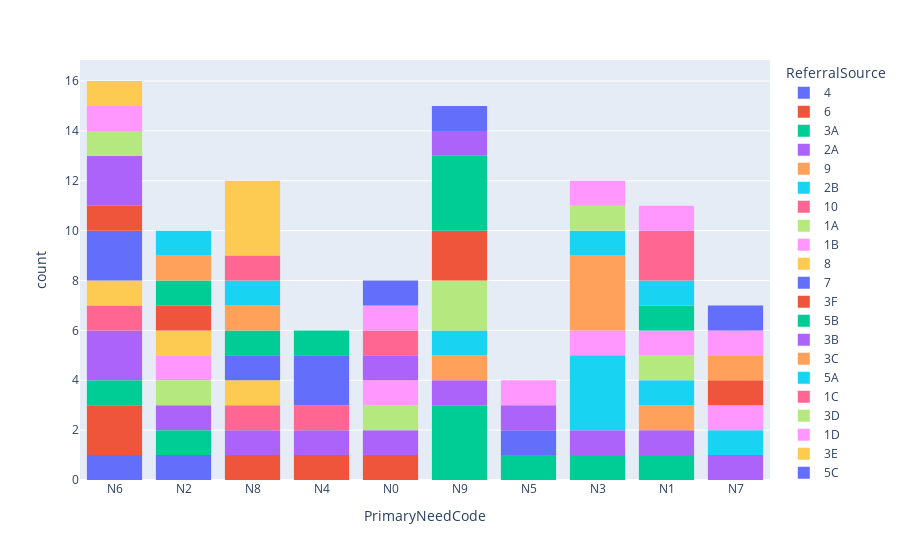

Here is the notebook cell this chart was saved with:
### Code cell
bar_2 = px.histogram(cin, x = 'PrimaryNeedCode', color = 'ReferralSource')
bar_2.show()

### Figure 1 — Plotly figure (JSON) as saved in the notebook; plotly's stock layout.template omitted (floating-point values rounded to 4 significant figures)
{"data": [{"bingroup": "x", "hovertemplate": "ReferralSource=4<br>PrimaryNeedCode=%{x}<br>count=%{y}<extra></extra>", "legendgroup": "4", "marker": {"color": "#636efa", "pattern": {"shape": ""}}, "name": "4", "orientation": "v", "showlegend": true, "type": "histogram", "x": ["N6", "N2"], "xaxis": "x", "yaxis": "y"}, {"bingroup": "x", "hovertemplate": "ReferralSource=6<br>PrimaryNeedCode=%{x}<br>count=%{y}<extra></extra>", "legendgroup": "6", "marker": {"color": "#EF553B", "pattern": {"shape": ""}}, "name": "6", "orientation": "v", "showlegend": true, "type": "histogram", "x": ["N8", "N6", "N4", "N0", "N6"], "xaxis": "x", "yaxis": "y"}, {"bingroup": "x", "hovertemplate": "ReferralSource=3A<br>PrimaryNeedCode=%{x}<br>count=%{y}<extra></extra>", "legendgroup": "3A", "marker": {"color": "#00cc96", "pattern": {"shape": ""}}, "name": "3A", "orientation": "v", "showlegend": true, "type": "histogram", "x": ["N9", "N2", "N9", "N9", "N5", "N6", "N3", "N1"], "xaxis": "x", "yaxis": "y"}, {"bingroup": "x", "hovertemplate": "ReferralSource=2A<br>PrimaryNeedCode=%{x}<br>count=%{y}<extra></extra>", "legendgroup": "2A", "marker": {"color": "#ab63fa", "pattern": {"shape": ""}}, "name": "2A", "orientation": "v", "showlegend": true, "type": "histogram", "x": ["N4", "N3", "N1", "N8", "N0", "N2", "N6", "N9", "N7", "N6"], "xaxis": "x", "yaxis": "y"}, {"bingroup": "x", "hovertemplate": "ReferralSource=9<br>PrimaryNeedCode=%{x}<br>count=%{y}<extra></extra>", "legendgroup": "9", "marker": {"color": "#FFA15A", "pattern": {"shape": ""}}, "name": "9", "orientation": "v", "showlegend": true, "type": "histogram", "x": ["N9", "N1"], "xaxis": "x", "yaxis": "y"}, {"bingroup": "x", "hovertemplate": "ReferralSource=2B<br>PrimaryNeedCode=%{x}<br>count=%{y}<extra></extra>", "legendgroup": "2B", "marker": {"color": "#19d3f3", "pattern": {"shape": ""}}, "name": "2B", "orientation": "v", "showlegend": true, "type": "histogram", "x": ["N3", "N1", "N7", "N3", "N3", "N9"], "xaxis": "x", "yaxis": "y"}, {"bingroup": "x", "hovertemplate": "ReferralSource=10<br>PrimaryNeedCode=%{x}<br>count=%{y}<extra></extra>", "legendgroup": "10", "marker": {"color": "#FF6692", "pattern": {"shape": ""}}, "name": "10", "orientation": "v", "showlegend": true, "type": "histogram", "x": ["N8", "N6", "N4"], "xaxis": "x", "yaxis": "y"}, {"bingroup": "x", "hovertemplate": "ReferralSource=1A<br>PrimaryNeedCode=%{x}<br>count=%{y}<extra></extra>", "legendgroup": "1A", "marker": {"color": "#B6E880", "pattern": {"shape": ""}}, "name": "1A", "orientation": "v", "showlegend": true, "type": "histogram", "x": ["N9", "N0", "N2", "N1", "N9"], "xaxis": "x", "yaxis": "y"}, {"bingroup": "x", "hovertemplate": "ReferralSource=1B<br>PrimaryNeedCode=%{x}<br>count=%{y}<extra></extra>", "legendgroup": "1B", "marker": {"color": "#FF97FF", "pattern": {"shape": ""}}, "name": "1B", "orientation": "v", "showlegend": true, "type": "histogram", "x": ["N1", "N2", "N0", "N7", "N3"], "xaxis": "x", "yaxis": "y"}, {"bingroup": "x", "hovertemplate": "ReferralSource=8<br>PrimaryNeedCode=%{x}<br>count=%{y}<extra></extra>", "legendgroup": "8", "marker": {"color": "#FECB52", "pattern": {"shape": ""}}, "name": "8", "orientation": "v", "showlegend": true, "type": "histogram", "x": ["N6", "N8", "N2"], "xaxis": "x", "yaxis": "y"}, {"bingroup": "x", "hovertemplate": "ReferralSource=7<br>PrimaryNeedCode=%{x}<br>count=%{y}<extra></extra>", "legendgroup": "7", "marker": {"color": "#636efa", "pattern": {"shape": ""}}, "name": "7", "orientation": "v", "showlegend": true, "type": "histogram", "x": ["N6", "N8", "N6", "N4", "N5", "N4"], "xaxis": "x", "yaxis": "y"}, {"bingroup": "x", "hovertemplate": "ReferralSource=3F<br>PrimaryNeedCode=%{x}<br>count=%{y}<extra></extra>", "legendgroup": "3F", "marker": {"color": "#EF553B", "pattern": {"shape": ""}}, "name": "3F", "orientation": "v", "showlegend": true, "type": "histogram", "x": ["N9", "N7", "N6", "N2", "N9"], "xaxis": "x", "yaxis": "y"}, {"bingroup": "x", "hovertemplate": "ReferralSource=5B<br>PrimaryNeedCode=%{x}<br>count=%{y}<extra></extra>", "legendgroup": "5B", "marker": {"color": "#00cc96", "pattern": {"shape": ""}}, "name": "5B", "orientation": "v", "showlegend": true, "type": "histogram", "x": ["N8", "N9", "N9", "N2", "N1", "N9", "N4"], "xaxis": "x", "yaxis": "y"}, {"bingroup": "x", "hovertemplate": "ReferralSource=3B<br>PrimaryNeedCode=%{x}<br>count=%{y}<extra></extra>", "legendgroup": "3B", "marker": {"color": "#ab63fa", "pattern": {"shape": ""}}, "name": "3B", "orientation": "v", "showlegend": true, "type": "histogram", "x": ["N6", "N0", "N5", "N6", "N9"], "xaxis": "x", "yaxis": "y"}, {"bingroup": "x", "hovertemplate": "ReferralSource=3C<br>PrimaryNeedCode=%{x}<br>count=%{y}<extra></extra>", "legendgroup": "3C", "marker": {"color": "#FFA15A", "pattern": {"shape": ""}}, "name": "3C", "orientation": "v", "showlegend": true, "type": "histogram", "x": ["N3", "N2", "N7", "N3", "N8", "N3"], "xaxis": "x", "yaxis": "y"}, {"bingroup": "x", "hovertemplate": "ReferralSource=5A<br>PrimaryNeedCode=%{x}<br>count=%{y}<extra></extra>", "legendgroup": "5A", "marker": {"color": "#19d3f3", "pattern": {"shape": ""}}, "name": "5A", "orientation": "v", "showlegend": true, "type": "histogram", "x": ["N8", "N3", "N1", "N2"], "xaxis": "x", "yaxis": "y"}, {"bingroup": "x", "hovertemplate": "ReferralSource=1C<br>PrimaryNeedCode=%{x}<br>count=%{y}<extra></extra>", "legendgroup": "1C", "marker": {"color": "#FF6692", "pattern": {"shape": ""}}, "name": "1C", "orientation": "v", "showlegend": true, "type": "histogram", "x": ["N0", "N1", "N1", "N8"], "xaxis": "x", "yaxis": "y"}, {"bingroup": "x", "hovertemplate": "ReferralSource=3D<br>PrimaryNeedCode=%{x}<br>count=%{y}<extra></extra>", "legendgroup": "3D", "marker": {"color": "#B6E880", "pattern": {"shape": ""}}, "name": "3D", "orientation": "v", "showlegend": true, "type": "histogram", "x": ["N6", "N3"], "xaxis": "x", "yaxis": "y"}, {"bingroup": "x", "hovertemplate": "ReferralSource=1D<br>PrimaryNeedCode=%{x}<br>count=%{y}<extra></extra>", "legendgroup": "1D", "marker": {"color": "#FF97FF", "pattern": {"shape": ""}}, "name": "1D", "orientation": "v", "showlegend": true, "type": "histogram", "x": ["N0", "N5", "N3", "N6", "N1", "N7"], "xaxis": "x", "yaxis": "y"}, {"bingroup": "x", "hovertemplate": "ReferralSource=3E<br>PrimaryNeedCode=%{x}<br>count=%{y}<extra></extra>", "legendgroup": "3E", "marker": {"color": "#FECB52", "pattern": {"shape": ""}}, "name": "3E", "orientation": "v", "showlegend": true, "type": "histogram", "x": ["N6", "N8", "N8", "N8"], "xaxis": "x", "yaxis": "y"}, {"bingroup": "x", "hovertemplate": "ReferralSource=5C<br>PrimaryNeedCode=%{x}<br>count=%{y}<extra></extra>", "legendgroup": "5C", "marker": {"color": "#636efa", "pattern": {"shape": ""}}, "name": "5C", "orientation": "v", "showlegend": true, "type": "histogram", "x": ["N7", "N0", "N9"], "xaxis": "x", "yaxis": "y"}], "layout": {"barmode": "relative", "legend": {"title": {"text": "ReferralSource"}, "tracegroupgap": 0}, "margin": {"t": 60}, "xaxis": {"anchor": "y", "domain": [0, 1], "title": {"text": "PrimaryNeedCode"}}, "yaxis": {"anchor": "x", "domain": [0, 1], "title": {"text": "count"}}}}
